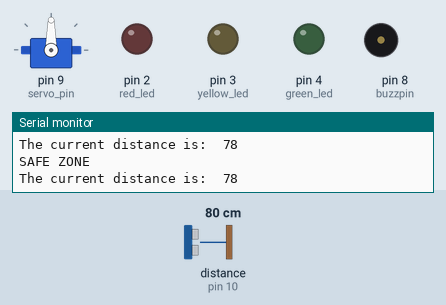
Bench run of a sketch on a simulated Arduino Uno, built with avr-gcc and run on an emulated ATmega328P. On the bench: servo, output pins drawn as LEDs (lit = HIGH), buzzer (waves = sounding, pin HIGH), the last lines printed to the serial monitor. Wiring (inferred from the names in the program): ultrasonic range finder: trigger pin 11; echo pin 10. Dashed ring = blinking. The inputs (shaded band) are chosen by the test bench; at power-on: distance to the obstacle (sensor on pin 10) 80 cm. The echo pulse lasts 58.3 µs per cm; pins used as bus, display or sensor lines are not drawn.

Above: at 5.2 s.
5.3 s: distance to the obstacle (sensor on pin 10) set to 56 cm
10.6 s: distance to the obstacle (sensor on pin 10) set to 47 cm
At 13.7 s:
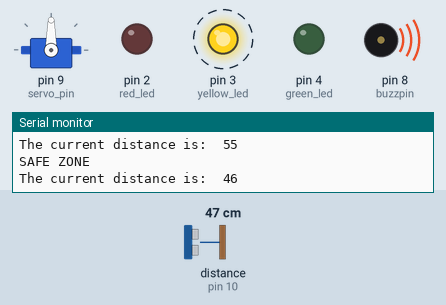
16.3 s: distance to the obstacle (sensor on pin 10) set to 29 cm
22.1 s: distance to the obstacle (sensor on pin 10) set to 24 cm
At 25.1 s:
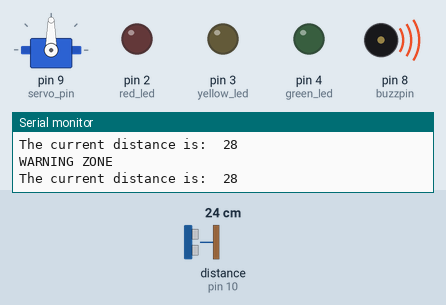
27.6 s: distance to the obstacle (sensor on pin 10) set to 120 cm
At 27.75 s:
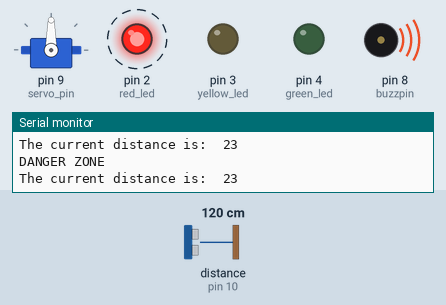
32.9 s: distance to the obstacle (sensor on pin 10) set to 2 cm
At 35.56 s:
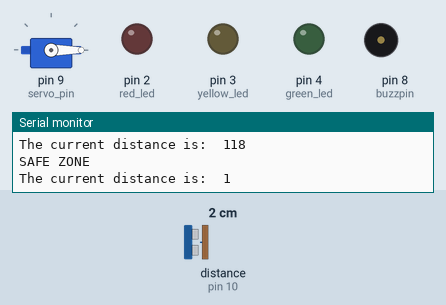
Timing chart, 0 to 39.2 s (numbered marks = the images above; inputs shaded):
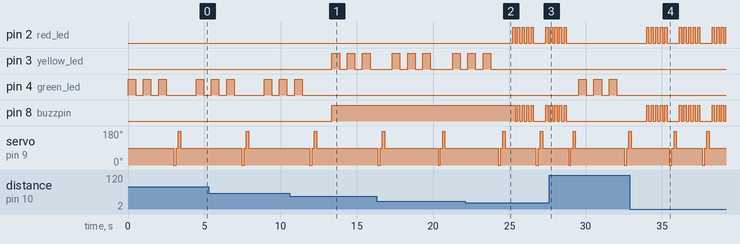

The sketch:

Adaptive_Obstacle_Detection_System_project.ino
```cpp
#include <Servo.h>

Servo myServo;

int servo_pin = 9;

int yellow_led = 3;
int green_led = 4;
int red_led = 2;

int buzzpin = 8;

int delay_time = 500;

int angle0 = 0;
int angle90 = 90;
int angle180 = 180;

int distance50 = 1000;
int distance25 = 500;
int distance0 = 200;

// Ultrasonic sensor
int echo_pin = 10;
int trig_pin = 11;

long duration;
int distance;


// ==========================
// ULTRASONIC FUNCTION
// ==========================
int getDistance() {

  digitalWrite(trig_pin, LOW);
  delayMicroseconds(2);

  digitalWrite(trig_pin, HIGH);
  delayMicroseconds(10);

  digitalWrite(trig_pin, LOW);

  duration = pulseIn(echo_pin, HIGH);

  distance = duration * 0.034 / 2;

  return distance;
}


// ==========================
// SERVO SCANNING FUNCTION
// ==========================
void ultra_response(int num) {

  myServo.write(angle0);
  delay(150);

  myServo.write(angle90);
  delay(150);

  myServo.write(angle180);
  delay(150);

  myServo.write(angle90);

  delay(num);
}


// ==========================
// LED BLINK FUNCTION
// ==========================
void blinkLED(int ledPin, int blinkDelay) {

  for(int i = 0; i < 3; i++) {

    digitalWrite(ledPin, HIGH);
    delay(blinkDelay);

    digitalWrite(ledPin, LOW);
    delay(blinkDelay);
  }
}


// ==========================
// SETUP
// ==========================
void setup() {

  pinMode(yellow_led, OUTPUT);
  pinMode(green_led, OUTPUT);
  pinMode(red_led, OUTPUT);

  pinMode(buzzpin, OUTPUT);

  myServo.attach(servo_pin);

  pinMode(trig_pin, OUTPUT);
  pinMode(echo_pin, INPUT);

  Serial.begin(9600);
}


// ==========================
// LOOP
// ==========================
void loop() {

  distance = getDistance();

  Serial.print("The current distance is:\t");
  Serial.println(distance);


  // ==========================
  // SAFE ZONE
  // ==========================
  if(distance >= 50) {

    digitalWrite(buzzpin, LOW);

    blinkLED(green_led, delay_time);

    ultra_response(distance50);

    Serial.println("SAFE ZONE");
  }


  // ==========================
  // WARNING ZONE
  // ==========================
  else if(distance >= 25 && distance < 50) {

    digitalWrite(buzzpin, HIGH);

    blinkLED(yellow_led, delay_time);

    ultra_response(distance25);

    Serial.println("WARNING ZONE");
  }


  // ==========================
  // DANGER ZONE
  // ==========================
  else if(distance >= 0 && distance < 25) {

    for(int i = 0; i < 5; i++) {

      digitalWrite(red_led, HIGH);
      digitalWrite(buzzpin, HIGH);

      delay(150);

      digitalWrite(red_led, LOW);
      digitalWrite(buzzpin, LOW);

      delay(150);
    }

    ultra_response(distance0);

    Serial.println("DANGER ZONE");
  }
}
```

Measured:
- the behaviour switches between 51 and 50 cm on distance to the obstacle (sensor on pin 10) (found by bisection; images 0 and 1)
- the behaviour switches between 26 and 25 cm on distance to the obstacle (sensor on pin 10) (found by bisection; images 1 and 2)
- after the input at 10.6 s, pin 3 (yellow_led): alternates HIGH for 0.50 s and LOW for 0.50 s, starting after 2.8 s; pin 4 (green_led): goes on until 11.4 s, then stays LOW; pin 8 (buzzpin): LOW → HIGH after 2.8 s
- after the input at 22.1 s, pin 2 (red_led): goes 4 × (HIGH 0.15 s, LOW 0.15 s), HIGH 0.15 s, LOW 0.80 s, HIGH 0.15 s, then LOW, starting after 3.1 s; pin 3 (yellow_led): goes on until 23.8 s, then stays LOW; pin 8 (buzzpin): goes 4 × (LOW 0.15 s, HIGH 0.15 s), LOW 0.80 s, HIGH 0.15 s, then LOW, starting after 3.3 s
- after the input at 27.6 s, pin 2 (red_led), pin 8 (buzzpin): goes on until 28.7 s, then stays LOW; pin 4 (green_led): alternates HIGH for 0.50 s and LOW for 0.50 s, starting after 1.9 s
- after the input at 32.9 s, pin 2 (red_led), pin 8 (buzzpin): LOW → HIGH after 1.1 s, then repeats every 2.2 s: 4 × (LOW 0.15 s, HIGH 0.15 s), LOW 0.80 s, HIGH 0.15 s; pin 4 (green_led): stops changing and stays LOW
